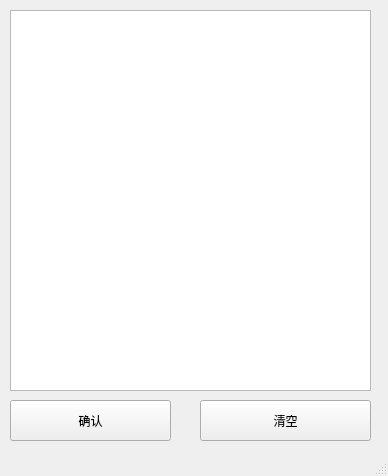
<?xml version="1.0" encoding="UTF-8"?>
<ui version="4.0">
 <class>Input</class>
 <widget class="QMainWindow" name="Input">
  <property name="geometry">
   <rect>
    <x>0</x>
    <y>0</y>
    <width>388</width>
    <height>476</height>
   </rect>
  </property>
  <property name="windowTitle">
   <string>MainWindow</string>
  </property>
  <widget class="QWidget" name="centralwidget">
   <widget class="QTextEdit" name="textEdit">
    <property name="geometry">
     <rect>
      <x>10</x>
      <y>10</y>
      <width>361</width>
      <height>381</height>
     </rect>
    </property>
   </widget>
   <widget class="QPushButton" name="pushButton">
    <property name="geometry">
     <rect>
      <x>10</x>
      <y>400</y>
      <width>161</width>
      <height>41</height>
     </rect>
    </property>
    <property name="text">
     <string>确认</string>
    </property>
   </widget>
   <widget class="QPushButton" name="pushButton_2">
    <property name="geometry">
     <rect>
      <x>200</x>
      <y>400</y>
      <width>171</width>
      <height>41</height>
     </rect>
    </property>
    <property name="text">
     <string>清空</string>
    </property>
   </widget>
  </widget>
  <widget class="QMenuBar" name="menubar">
   <property name="geometry">
    <rect>
     <x>0</x>
     <y>0</y>
     <width>388</width>
     <height>26</height>
    </rect>
   </property>
  </widget>
  <widget class="QStatusBar" name="statusbar"/>
 </widget>
 <resources/>
 <connections/>
</ui>
